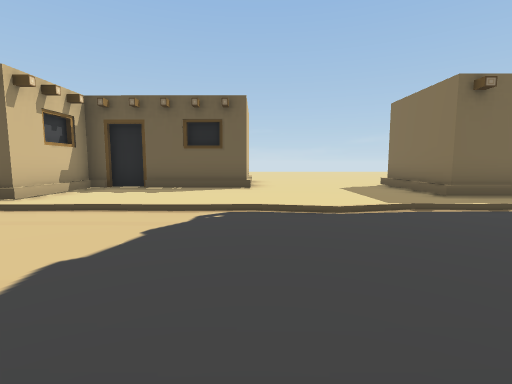
view 1 (above)

14 first-person views from a walk through a 3-D level made in the Unity game engine. The camera is 1.3 m above the floor, tilts 6° down and sees 85° across. The floor is counted in squares, 2 m on a side. Each view is taken from the middle of a square. On the plan, view 1 faces up. The plan holds only what a view shows up to about 9 squares ahead; the rest is blank. The place goes on beyond the plan.

view 2
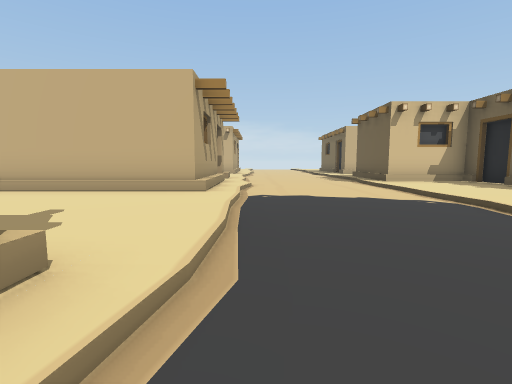

view 3
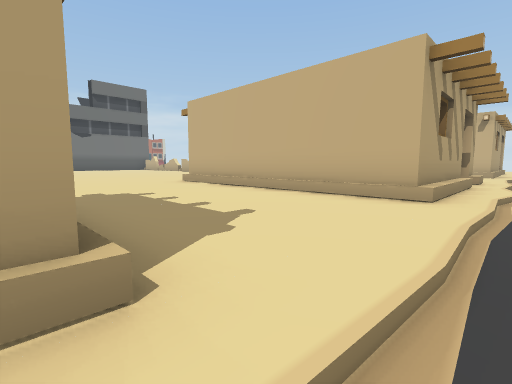

view 4
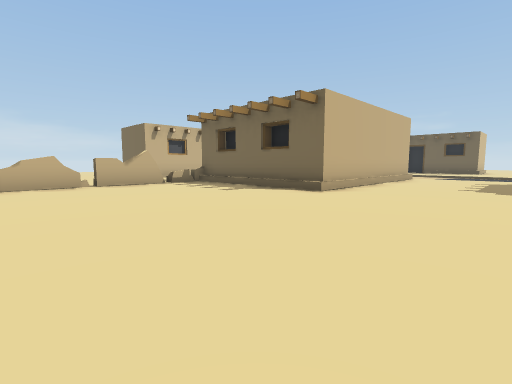

view 5
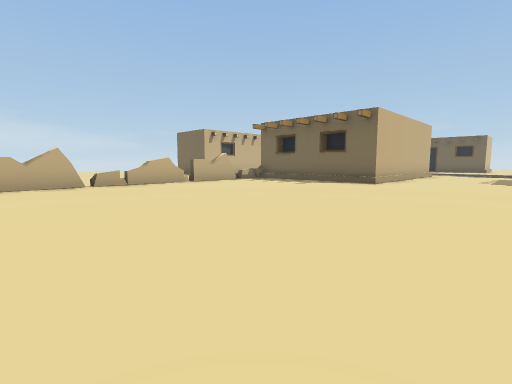

view 6
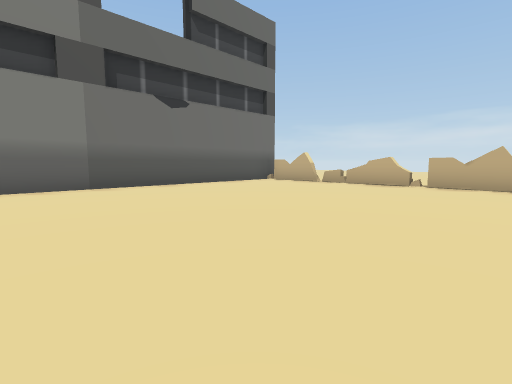

view 7
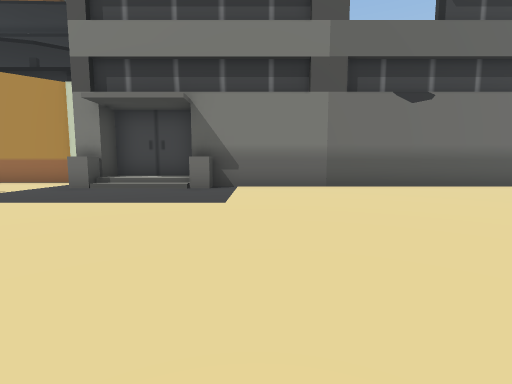

view 8
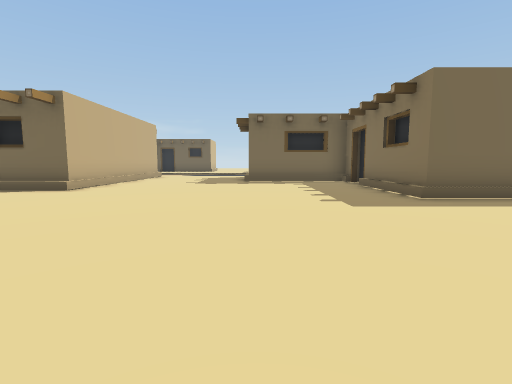

view 9
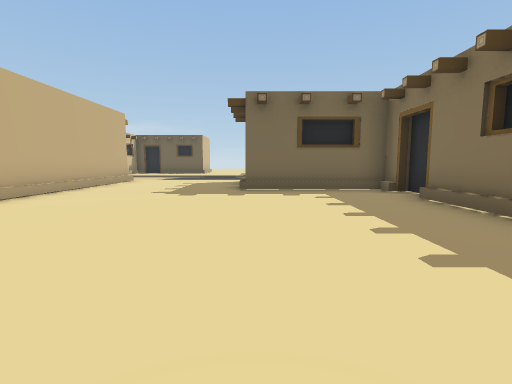

view 10
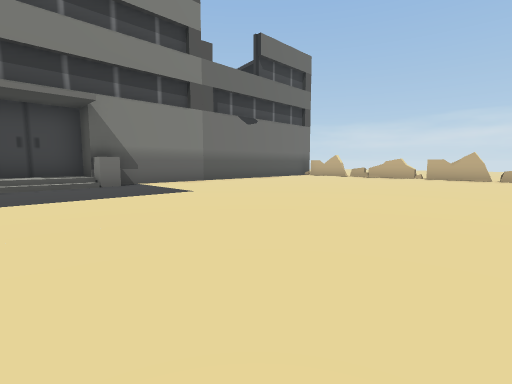

view 11
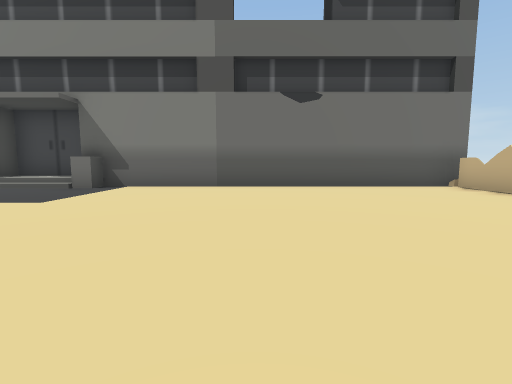

view 12
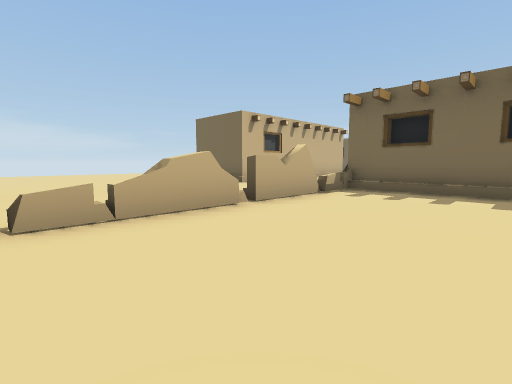

view 13
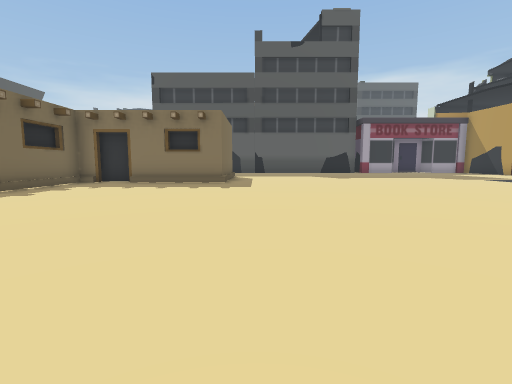

view 14
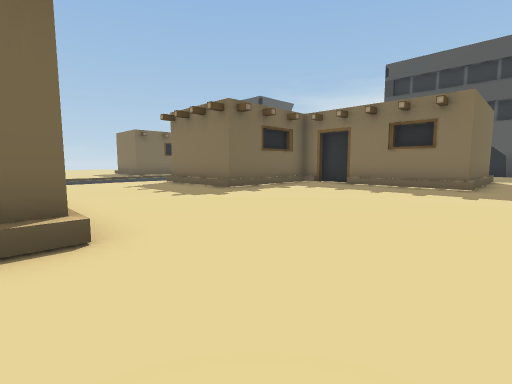

### Floor plan
Key: @ floor where view 1 was taken; # wall or solid block; x gap in a wall; . main floor; - floor 0.25 m lower than the main floor; : floor 0.5 m higher than the main floor; / step, stairs or slope; = window, fence, low wall or low ledge.
Columns run from 14 left of view 1 to 6 right of it. Each row starts with its distance up from view 1.
  9              #.....
  8           ####....#
  7          ##/##....#
  6          #/.......##
  5          #/.........
  4          ------/---
  3          ---------
  2          ---------
  1         --//-------
  0         /.///.@...
 -1         #####....#
 -2             #....#
 -3             #....####
 -4             #........
 -5             #.......#
 -6         #####.......#
 -7         =...........#
 -8         x.........../
 -9         #............
-10  ..     x............
-11 ....... #............
-12 ....... x............
-13   ......x............
-14         #............
-15         x............
-16         #............
-17         #............
-18         x............
-19         #............
-20         #........///#
-21         ##########::#
-22                  ####

Where each view was taken, in squares from view 1:
view 1: 0 up, 0 right, facing up
view 2: 1 up, 4 right, facing left
view 3: 1 up, 3 right, facing down-left
view 4: 12 down, 2 right, facing up-left
view 5: 15 down, 2 right, facing up-left
view 6: 13 down, 2 right, facing down-left
view 7: 13 down, 2 right, facing down
view 8: 13 down, 3 right, facing up
view 9: 10 down, 3 right, facing up
view 10: 12 down, 6 right, facing down-left
view 11: 13 down, 1 left, facing down
view 12: 13 down, 3 left, facing up-left
view 13: 9 down, 3 left, facing right
view 14: 9 down, 2 left, facing up-right
